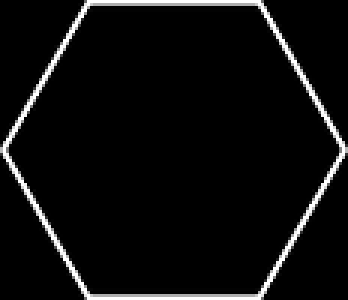
%> input picture Templates/others/hexagono100.png, 116 x 100 px, given in place of 00001.ppm, which was not available (shown 3 times larger)
$ octave edge_detector.m   (GNU Octave 9; MATLAB toolbox functions it lacks are replaced by stand-ins)
%> lines starting %> are read from the running program, lines starting %| are printed output that depends on the picture; in (x1, y1, x2, y2) boxes, pixels count from 0 and x2, y2 are one past the last pixel; in counts of white or black regions, pixels touching at a corner belong together; the program's own positions count from 1; pictures that were not available may be replaced by others from this repository, and a replacement may not be noted
%> further down, im is the input picture: size 100x116x3 uint8; min 0, max 255, mean 13.8
### computeGradient.m
function [rho,theta] = computeGradient(img)

    gx = zeros(size(img), 'like', img);
%> gx: size 100x116 single; every value is 0
    gy = zeros(size(img), 'like', img);

    gx(:,2:end-1) = conv2(img, [1 0 -1], 'valid');
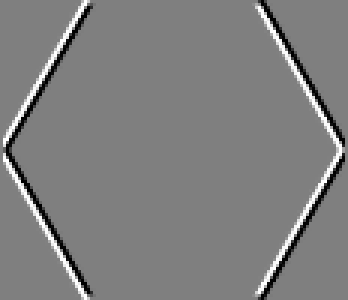
%> gx: size 100x116 single (shown 3 times larger); min -255, max 255, mean 0; drawn with min black and max white
    gy(2:end-1,:) = conv2(img, [1;0;-1], 'valid');
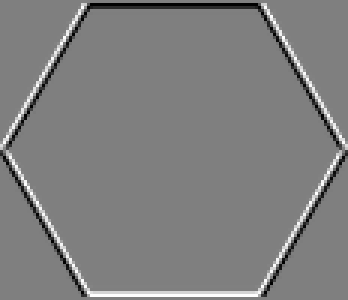
%> gy: size 100x116 single (shown 3 times larger); min -255, max 255, mean 0; mean of the top-left, top-right, bottom-left and bottom-right quarters -4, -4, 4, 4; drawn with min black and max white

    % forward difference on borders
    gx(:,1)   = img(:,2)   - img(:,1);
%> gx: size 100x116 single; 0.09% of pixels changed, all inside (x1, y1, x2, y2) = (0, 44, 1, 56)
    gx(:,end) = img(:,end) - img(:,end-1);
%> gx: size 100x116 single; min -255, max 255, mean 0; mean of the top-left, top-right, bottom-left and bottom-right quarters 0.1, -0.1, 0.1, -0.1

    gy(1,:)   = img(2,:)   - img(1,:);
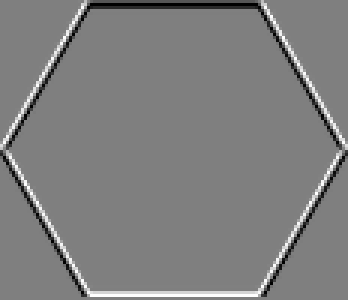
%> gy: size 100x116 single (shown 3 times larger); 0.52% of pixels changed, all inside (x1, y1, x2, y2) = (26, 0, 90, 1); drawn with min black and max white
    gy(end,:) = img(end,:) - img(end-1,:);
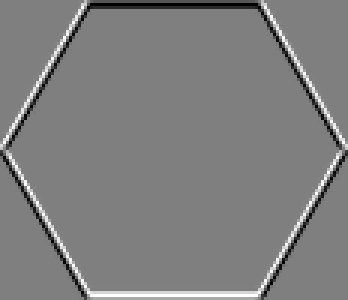
%> gy: size 100x116 single (shown 3 times larger); 0.52% of pixels changed, all inside (x1, y1, x2, y2) = (26, 99, 90, 100); drawn with min black and max white

    % return magnitude and direction
    rho = hypot(gx,gy);
    theta = atan2d(-gy,gx);
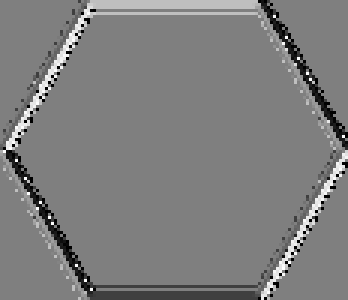
%> theta: size 100x116 single (shown 3 times larger); min -180, max 179.6, mean -1.9; drawn with min black and max white

end

### generalized_hough_transform.m
% Author: Mathias Silva da Rosa
% Generalized Hough Transform
%   Average runtime: 620ms
%   Convolution:
%       50 circles (range of 50x50 to 150x150)
%       50 hexagons (range of 50x50 to 150x150)
%       50 lozenges (range of 50x50 to 150x150)

%% Inicialization

function [x,y,s,name] = generalized_hough_transform(image)

%% Get Image

% [4 lines of commented-out code are left out]

%% Convolution loop

    files = dir('./Templates/*.mat');

    for i = 1:size(files,1)
       path = strcat('./Templates/',files(i).name);
       im = load(path);
       result = conv2(image,im.im,'same');
       %result = corrcoef(image,im.im);
       %imshow(uint8(result));
       if max(result(:)) > 100
            files(i).name
            [x,y] = find(result == max(result(:)));
            s = str2num(files(i).name(end-5:end-4));
            return;
       end
    end

    x = -1;
    y = -1;
    s = '';

end

### edge_detector.m
% clear all;
% close all;
%%
im = imread('./German/00001.ppm');
% hsv_im = rgb2hsv(im);
% imshow(hsv_im);


im = rgb2gray(im);
figure(1);
imshow(im);
hold on;

%Método 1
%%
im_aux = single(im);
[rho,theta] = computeGradient(im_aux);
theta(theta<0) = theta(theta<0)+(180);
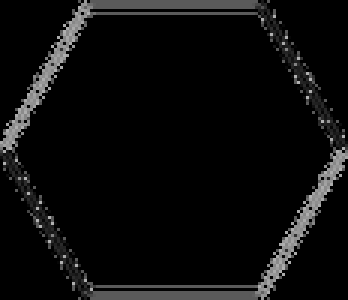
%> theta: size 100x116 single (shown 3 times larger); 8% of pixels changed, all inside (x1, y1, x2, y2) = (0, 0, 116, 100)
rho = rho > 100;
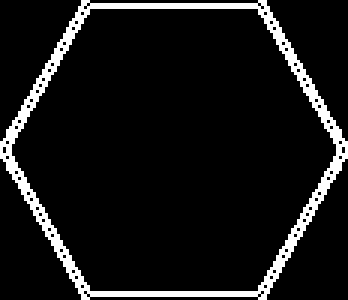
%> rho: size 100x116 logical (shown 3 times larger); 8.7% white in thin lines or dots
rho = double(rho);
%> rho: size 100x116 double; values 0 (black) and 1 (white), 8.7% white in thin lines or dots
%%
% [10 lines of commented-out code are left out]


[x,y] = generalized_hough_transform(rho)
%> x = -1; y = -1
